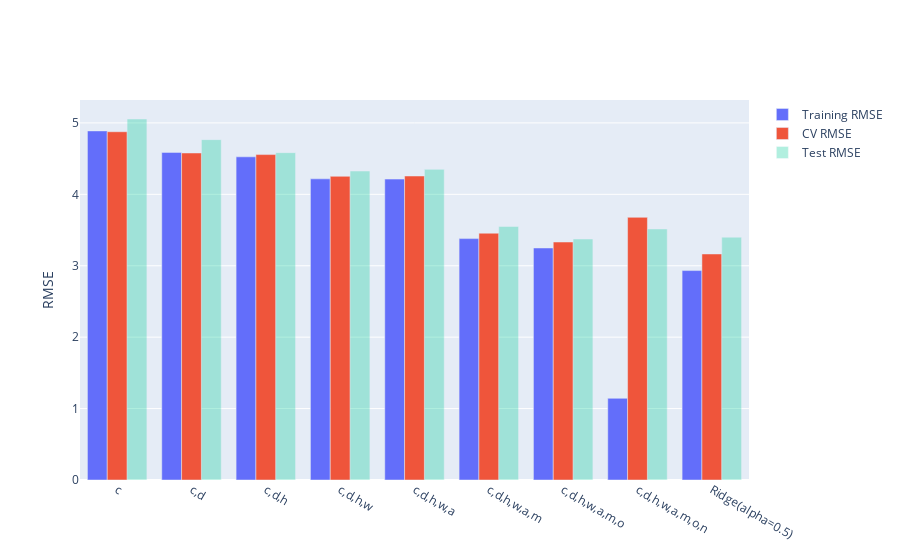

This figure's notebook cell:
### Code cell
ridge_model.fit(tr, tr['mpg'])
models["Ridge(alpha=0.5)"] = ridge_model
compare_models(models)

### Figure 1 — Plotly figure (JSON) as saved in the notebook; plotly's stock layout.template omitted (floating-point values rounded to 4 significant figures)
{"data": [{"name": "Training RMSE", "type": "bar", "x": ["c", "c,d", "c,d,h", "c,d,h,w", "c,d,h,w,a", "c,d,h,w,a,m", "c,d,h,w,a,m,o", "c,d,h,w,a,m,o,n", "Ridge(alpha=0.5)"], "y": [4.888, 4.588, 4.525, 4.217, 4.214, 3.38, 3.249, 1.144, 2.933]}, {"name": "CV RMSE", "type": "bar", "x": ["c", "c,d", "c,d,h", "c,d,h,w", "c,d,h,w,a", "c,d,h,w,a,m", "c,d,h,w,a,m,o", "c,d,h,w,a,m,o,n", "Ridge(alpha=0.5)"], "y": [4.877, 4.579, 4.557, 4.253, 4.257, 3.456, 3.332, 3.678, 3.165]}, {"name": "Test RMSE", "opacity": 0.3, "type": "bar", "x": ["c", "c,d", "c,d,h", "c,d,h,w", "c,d,h,w,a", "c,d,h,w,a,m", "c,d,h,w,a,m,o", "c,d,h,w,a,m,o,n", "Ridge(alpha=0.5)"], "y": [5.055, 4.766, 4.584, 4.326, 4.35, 3.551, 3.375, 3.516, 3.4]}], "layout": {"autosize": true, "xaxis": {"autorange": true, "range": [-0.5, 8.5], "type": "category"}, "yaxis": {"autorange": true, "range": [0, 5.321], "title": {"text": "RMSE"}, "type": "linear"}}}
